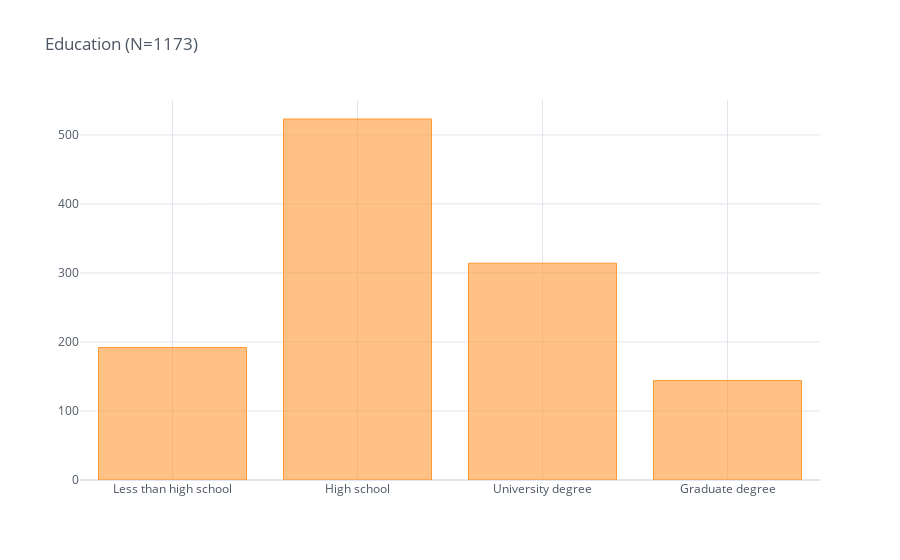

Source (notebook cell):
### Code cell
total_responses = sum(gcbs_clean_df['DEMO_education'].value_counts())
gcbs_clean_df['DEMO_education'].value_counts().sort_index(ascending=True).iplot(kind='bar', title='Education (N={})'.format(total_responses), theme='white')

### Figure 1 — Plotly figure (JSON) as saved in the notebook; plotly's stock layout.template omitted (floating-point values rounded to 4 significant figures)
{"data": [{"marker": {"color": "rgba(255, 153, 51, 0.6)", "line": {"color": "rgba(255, 153, 51, 1.0)", "width": 1}}, "name": "DEMO_education", "orientation": "v", "text": "", "type": "bar", "x": ["Less than high school", "High school", "University degree", "Graduate degree"], "y": [192, 523, 314, 144]}], "layout": {"legend": {"bgcolor": "#FFFFFF", "font": {"color": "#4D5663"}}, "paper_bgcolor": "#FFFFFF", "plot_bgcolor": "#FFFFFF", "title": {"font": {"color": "#4D5663"}, "text": "Education (N=1173)"}, "xaxis": {"gridcolor": "#E1E5ED", "showgrid": true, "tickfont": {"color": "#4D5663"}, "title": {"font": {"color": "#4D5663"}, "text": ""}, "zerolinecolor": "#E1E5ED"}, "yaxis": {"gridcolor": "#E1E5ED", "showgrid": true, "tickfont": {"color": "#4D5663"}, "title": {"font": {"color": "#4D5663"}, "text": ""}, "zerolinecolor": "#E1E5ED"}}}
